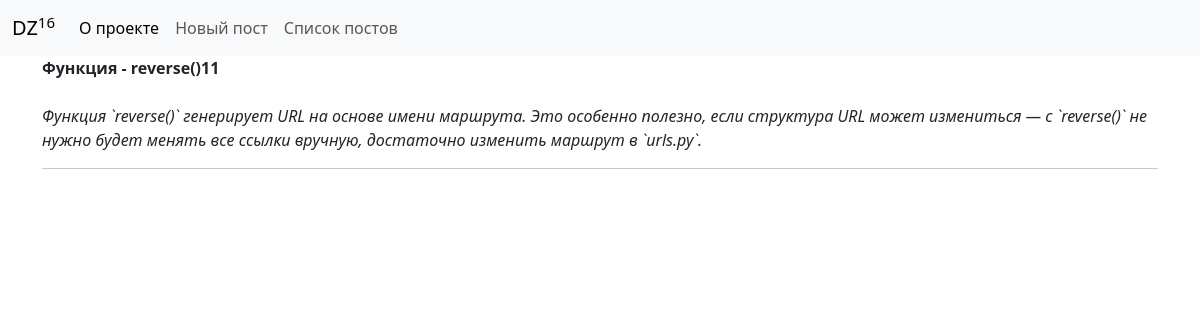
Screenshot of /detail_post/11/ with the database file from the repository.
### blog/models.py (models this page shows, shortened)
class Post(models.Model):
    title = models.CharField(max_length=100)
    content = models.TextField()

### blog/views.py (the view)
# urls.py: path('detail_post/<int:id>/', blog.views.detail_post.as_view(), name='detail_post'),
class detail_post(TemplateView):
    template_name = 'detail_post.html'
    def get_context_data(self,  **kwargs):
        context = super().get_context_data(**kwargs)
        post_id = kwargs['id']
        try:
            post = Post.objects.get(id=post_id)
            context['title'] = post.title
            context['content'] = post.content
            return context
        except:
            print('error post not found')

### blog/templates/detail_post.html (shortened to what this page needs)
{% extends "base.html" %}
{% block content %}
<b>{{title}}</b> <BR><BR>
<i>{{content}}</i> <BR><HR>
{% endblock %}

### rows the page displays
Post: title "Функция - reverse()11", content "Функция `reverse()` генерирует URL на основе имени маршрута. Это особенно полезно, если структура URL может измениться — с `reverse()` не нужно будет менять все ссылки вручную, достаточно изменить маршрут в `urls.py`."
